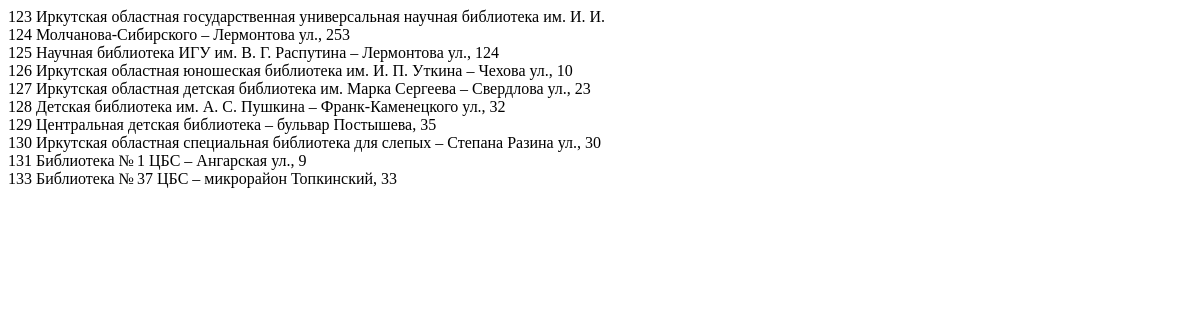
Before: / with the older database file.
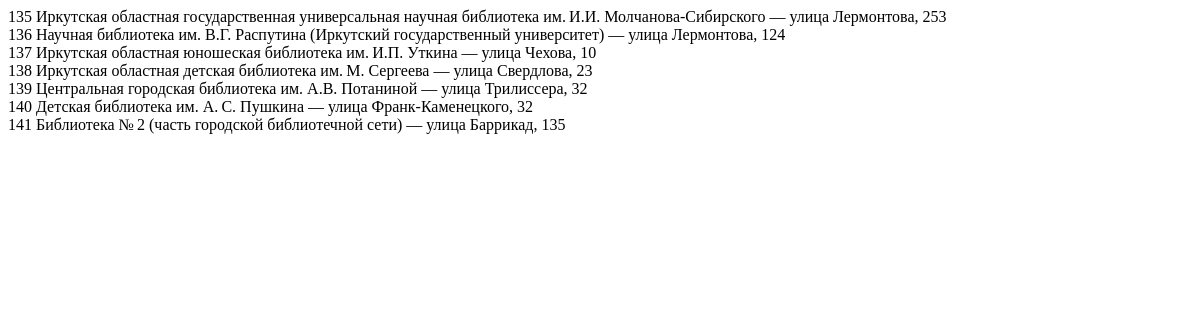
After: the same page with the newer database file.
### library/models.py (models this page shows, shortened)
class Library(models.Model):
    name = models.TextField("Название библиотеки")
    address = models.TextField("Адрес")
    user = models.ForeignKey(User, on_delete=models.CASCADE, null=True, blank=True, verbose_name="Пользователь")
    class Meta:
        verbose_name = "Библиотека"
        verbose_name_plural = "Библиотеки"

### library/views.py (the view)
# urls.py: path('', views.ShowLibraryView.as_view()),
class ShowLibraryView(TemplateView):
    template_name = "library/show_library.html"
    def get_context_data(self, **kwargs: Any) -> dict[str, Any]:
        context = super().get_context_data(**kwargs)
        context['library'] = Library.objects.all()
        return context

### templates/library/show_library.html (shortened to what this page needs)
<!DOCTYPE html>
<html lang="en">
<head>
</head>
<body>
    {% for s in library %}
    {{s.id}} {{s.name}} {{s.address}}<br>
    {% endfor %}
</body>
</html>

Changed rows visible on the page:
removed Library: id "123", name "Иркутская областная государственная универсальная научная библиотека им. И. И."
removed Library: id "124", name "Молчанова‑Сибирского – Лермонтова ул., 253"
removed Library: id "125", name "Научная библиотека ИГУ им. В. Г. Распутина – Лермонтова ул., 124"
removed Library: id "126", name "Иркутская областная юношеская библиотека им. И. П. Уткина – Чехова ул., 10"
removed Library: id "127", name "Иркутская областная детская библиотека им. Марка Сергеева – Свердлова ул., 23"
removed Library: id "128", name "Детская библиотека им. А. С. Пушкина – Франк‑Каменецкого ул., 32"
removed Library: id "129", name "Центральная детская библиотека – бульвар Постышева, 35"
removed Library: id "130", name "Иркутская областная специальная библиотека для слепых – Степана Разина ул., 30"
removed Library: id "131", name "Библиотека № 1 ЦБС – Ангарская ул., 9"
removed Library: id "133", name "Библиотека № 37 ЦБС – микрорайон Топкинский, 33"
added Library: id "135", name "Иркутская областная государственная универсальная научная библиотека им. И.И. Молчанова‑Сибирского — улица Лермонтова, 253"
added Library: id "136", name "Научная библиотека им. В.Г. Распутина (Иркутский государственный университет) — улица Лермонтова, 124"
added Library: id "137", name "Иркутская областная юношеская библиотека им. И.П. Уткина — улица Чехова, 10"
added Library: id "138", name "Иркутская областная детская библиотека им. М. Сергеева — улица Свердлова, 23"
added Library: id "139", name "Центральная городская библиотека им. А.В. Потаниной — улица Трилиссера, 32"
added Library: id "140", name "Детская библиотека им. А. С. Пушкина — улица Франк‑Каменецкого, 32"
added Library: id "141", name "Библиотека № 2 (часть городской библиотечной сети) — улица Баррикад, 135"
